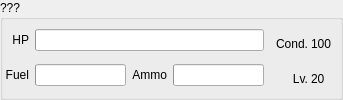
            <widget class="QGroupBox" name="fleetBox2">
             <property name="title">
              <string>???</string>
             </property>
             <layout class="QGridLayout" name="gridLayout_5">
              <property name="leftMargin">
               <number>2</number>
              </property>
              <property name="topMargin">
               <number>2</number>
              </property>
              <property name="rightMargin">
               <number>2</number>
              </property>
              <property name="bottomMargin">
               <number>2</number>
              </property>
              <item row="1" column="1">
               <widget class="QProgressBar" name="fleetFuelBar2">
                <property name="format">
                 <string>%v/%m</string>
                </property>
               </widget>
              </item>
              <item row="0" column="0">
               <widget class="QLabel" name="label">
                <property name="text">
                 <string>HP</string>
                </property>
                <property name="alignment">
                 <set>Qt::AlignRight|Qt::AlignTrailing|Qt::AlignVCenter</set>
                </property>
               </widget>
              </item>
              <item row="0" column="6">
               <layout class="QHBoxLayout" name="horizontalLayout_14">
                <property name="spacing">
                 <number>3</number>
                </property>
                <item>
                 <widget class="QLabel" name="label_2">
                  <property name="minimumSize">
                   <size>
                    <width>38</width>
                    <height>0</height>
                   </size>
                  </property>
                  <property name="text">
                   <string>Cond.</string>
                  </property>
                  <property name="alignment">
                   <set>Qt::AlignBottom|Qt::AlignRight|Qt::AlignTrailing</set>
                  </property>
                 </widget>
                </item>
                <item>
                 <widget class="QLabel" name="fleetCond2">
                  <property name="minimumSize">
                   <size>
                    <width>27</width>
                    <height>0</height>
                   </size>
                  </property>
                  <property name="text">
                   <string>100</string>
                  </property>
                  <property name="alignment">
                   <set>Qt::AlignBottom|Qt::AlignLeading|Qt::AlignLeft</set>
                  </property>
                 </widget>
                </item>
               </layout>
              </item>
              <item row="1" column="0">
               <widget class="QLabel" name="label_12">
                <property name="text">
                 <string>Fuel</string>
                </property>
                <property name="alignment">
                 <set>Qt::AlignRight|Qt::AlignTrailing|Qt::AlignVCenter</set>
                </property>
               </widget>
              </item>
              <item row="1" column="2">
               <widget class="QLabel" name="label_11">
                <property name="text">
                 <string>Ammo</string>
                </property>
                <property name="alignment">
                 <set>Qt::AlignRight|Qt::AlignTrailing|Qt::AlignVCenter</set>
                </property>
               </widget>
              </item>
              <item row="1" column="3">
               <widget class="QProgressBar" name="fleetAmmoBar2">
                <property name="format">
                 <string>%v/%m</string>
                </property>
               </widget>
              </item>
              <item row="1" column="6">
               <layout class="QHBoxLayout" name="horizontalLayout_16">
                <property name="spacing">
                 <number>3</number>
                </property>
                <item>
                 <widget class="QLabel" name="label_10">
                  <property name="minimumSize">
                   <size>
                    <width>38</width>
                    <height>0</height>
                   </size>
                  </property>
                  <property name="text">
                   <string>Lv.</string>
                  </property>
                  <property name="alignment">
                   <set>Qt::AlignBottom|Qt::AlignRight|Qt::AlignTrailing</set>
                  </property>
                 </widget>
                </item>
                <item>
                 <widget class="QLabel" name="fleetLevel2">
                  <property name="minimumSize">
                   <size>
                    <width>27</width>
                    <height>0</height>
                   </size>
                  </property>
                  <property name="text">
                   <string>20</string>
                  </property>
                  <property name="alignment">
                   <set>Qt::AlignBottom|Qt::AlignLeading|Qt::AlignLeft</set>
                  </property>
                 </widget>
                </item>
               </layout>
              </item>
              <item row="0" column="1" colspan="3">
               <widget class="QProgressBar" name="fleetHpBar2">
                <property name="format">
                 <string>%v/%m</string>
                </property>
               </widget>
              </item>
             </layout>
            </widget>
